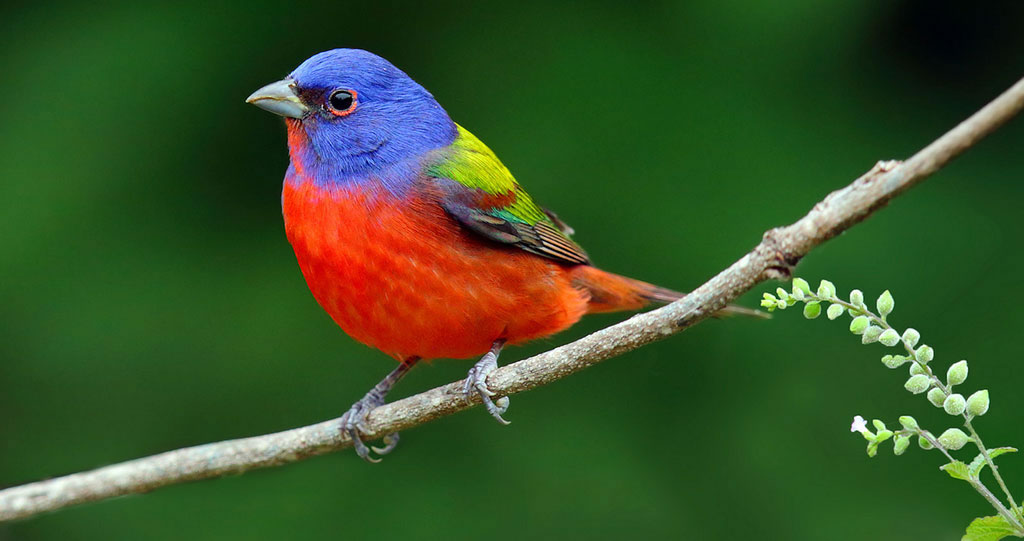
#> input picture sim/bitmap/bird_image_2.png, 1024 x 541 px
$ python ConvertImageToPixels.py
#> lines starting #> are read from the running program, lines starting #| are printed output that depends on the picture
#-------------------------------------------------------------------------------
# Name:        module1
# Purpose:
#
# Author:      עומר מרואני
#
# Created:     11/05/2025
# Copyright:   (c) עומר מרואני 2025
# Licence:     <your licence>
#-------------------------------------------------------------------------------


from PIL import Image, ImageEnhance


# Resize image to 640x480 and load pixels
#image_name = "BirdImage.jpg"


BAYER_MATRIX = [
    [ 0,  8,  2, 10],
    [12,  4, 14,  6],
    [ 3, 11,  1,  9],
    [15,  7, 13,  5]
]


def ImageOpen(image_name,tuple_size, contrast_factor = 1.0, brightness_factor=1.0):
    img = Image.open(image_name)
    img = img.convert("RGB")
    img = img.resize( tuple_size )


    if brightness_factor != 1.0:
        enhancer = ImageEnhance.Brightness(img)
        img = enhancer.enhance(brightness_factor)

    if contrast_factor != 1.0:
        enhancer = ImageEnhance.Contrast(img)
        img = enhancer.enhance(contrast_factor)


    return img


def rgb888_to_rgb332(r,g,b):


    r3 = (r * 7) // 255  # round to 0–7
    g3 = (g * 7) // 255  # round to 0–7
    b2 = (b * 3) // 255  # round to 0–3

    return (r3 <<5) | (g3 << 2) | b2

def gamma_correct(value):
    return int(pow(value / 255.0, 1 / 2.2) * 255)

def apply_ordered_dither(r, g, b, x, y):
    threshold = BAYER_MATRIX[y % 4][x % 4] / 16.0
    r = min(255, r + int(threshold * 32))
    g = min(255, g + int(threshold * 32))
    b = min(255, b + int(threshold * 32))
    return r, g, b


def PixelGenerator(image_name, width = 320, height = 240, contrast_factor = 1.0, brightness_factor=1.0):


    img = ImageOpen(image_name, (width,height), contrast_factor, brightness_factor )
    rgb_8bit_data = []

    for y in range(height):
        for x in range(width):
            r,g,b = img.getpixel( (x,y) )
            r,g,b = apply_ordered_dither(r,g,b,x,y)
            value_8bit = rgb888_to_rgb332(r,g,b)
            rgb_8bit_data.append(value_8bit)


    # Padding in the MIFGenerator
    #for i in range(width*height, pow(2,18) ):  # Pad power
        #rgb_8bit_data.append(0)

    return rgb_8bit_data


###############3


# Preview image

def rgb332_to_rgb888(rgb332):
    r = ((rgb332 >> 5) & 0x07) * 255 // 7
    g = ((rgb332 >> 2) & 0x07) * 255 // 7
    b = (rgb332 & 0x03) * 255 // 3
    return r, g, b

def preview_rgb332_dithered(image_path, output_path=None, resize_to=(320, 240), brightness=1.0, contrast=1.0):
#> called with image_path = 'bird_image_2.png', resize_to = (320, 240), brightness = 1.1, contrast = 1.1
    img = Image.open(image_path).convert("RGB").resize(resize_to)
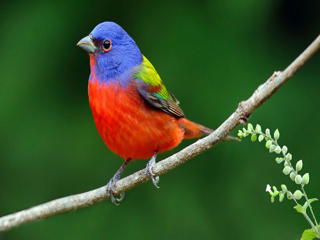
#> img: PIL image 320x240 RGB; mean R, G, B 57.1, 82.9, 40.5

    if brightness != 1.0:
        img = ImageEnhance.Brightness(img).enhance(brightness)
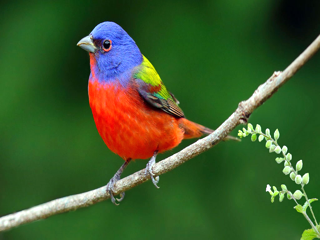
#> img: PIL image 320x240 RGB; mean R, G, B 62.2, 90.7, 44
    if contrast != 1.0:
        img = ImageEnhance.Contrast(img).enhance(contrast)

    w, h = img.size
#> w = 320; h = 240
    new_img = Image.new("RGB", (w, h))
#> new_img: PIL image 320x240 RGB; every value is 0

    for y in range(h):
        for x in range(w):
            r, g, b = img.getpixel((x, y))
            r, g, b = apply_ordered_dither(r, g, b, x, y)
            value_8bit = rgb888_to_rgb332(r, g, b)
            r_out, g_out, b_out = rgb332_to_rgb888(value_8bit)
            new_img.putpixel((x, y), (r_out, g_out, b_out))
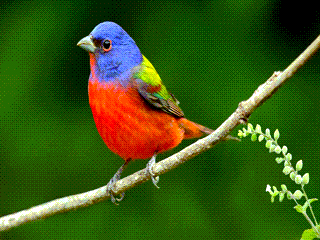
#> new_img: PIL image 320x240 RGB; mean R, G, B 56.8, 87.5, 19.9

    new_img.show()

    if output_path:
        new_img.save(output_path)


if __name__ == '__main__':
    preview_rgb332_dithered("bird_image_2.png", output_path=None, brightness=1.1, contrast=1.1)
